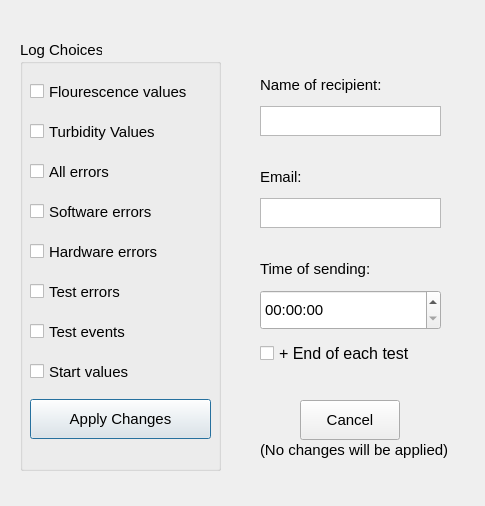
<?xml version="1.0" encoding="UTF-8"?>
<ui version="4.0">
 <class>logg_instillinger</class>
 <widget class="QDialog" name="logg_instillinger">
  <property name="geometry">
   <rect>
    <x>0</x>
    <y>0</y>
    <width>485</width>
    <height>506</height>
   </rect>
  </property>
  <property name="windowTitle">
   <string>Log Settings</string>
  </property>
  <widget class="QGroupBox" name="groupBox">
   <property name="geometry">
    <rect>
     <x>20</x>
     <y>40</y>
     <width>201</width>
     <height>431</height>
    </rect>
   </property>
   <property name="font">
    <font>
     <pointsize>11</pointsize>
    </font>
   </property>
   <property name="title">
    <string>Log Choices</string>
   </property>
   <widget class="QWidget" name="verticalLayoutWidget_2">
    <property name="geometry">
     <rect>
      <x>10</x>
      <y>30</y>
      <width>181</width>
      <height>381</height>
     </rect>
    </property>
    <layout class="QVBoxLayout" name="verticalLayout_2">
     <item>
      <widget class="QCheckBox" name="flur_valuesCheck">
       <property name="minimumSize">
        <size>
         <width>0</width>
         <height>25</height>
        </size>
       </property>
       <property name="text">
        <string>Flourescence values</string>
       </property>
      </widget>
     </item>
     <item>
      <widget class="QCheckBox" name="turb_valuesCheck">
       <property name="minimumSize">
        <size>
         <width>0</width>
         <height>25</height>
        </size>
       </property>
       <property name="text">
        <string>Turbidity Values</string>
       </property>
      </widget>
     </item>
     <item>
      <widget class="QCheckBox" name="all_errorsCheck">
       <property name="minimumSize">
        <size>
         <width>0</width>
         <height>25</height>
        </size>
       </property>
       <property name="text">
        <string>All errors</string>
       </property>
      </widget>
     </item>
     <item>
      <widget class="QCheckBox" name="error_softCheck">
       <property name="minimumSize">
        <size>
         <width>0</width>
         <height>25</height>
        </size>
       </property>
       <property name="text">
        <string>Software errors</string>
       </property>
      </widget>
     </item>
     <item>
      <widget class="QCheckBox" name="error_hardCheck">
       <property name="minimumSize">
        <size>
         <width>0</width>
         <height>25</height>
        </size>
       </property>
       <property name="text">
        <string>Hardware errors</string>
       </property>
      </widget>
     </item>
     <item>
      <widget class="QCheckBox" name="error_testCheck">
       <property name="minimumSize">
        <size>
         <width>0</width>
         <height>25</height>
        </size>
       </property>
       <property name="text">
        <string>Test errors</string>
       </property>
      </widget>
     </item>
     <item>
      <widget class="QCheckBox" name="error_eventCheck">
       <property name="minimumSize">
        <size>
         <width>0</width>
         <height>25</height>
        </size>
       </property>
       <property name="text">
        <string>Test events</string>
       </property>
      </widget>
     </item>
     <item>
      <widget class="QCheckBox" name="start_valuesCheck">
       <property name="minimumSize">
        <size>
         <width>0</width>
         <height>25</height>
        </size>
       </property>
       <property name="text">
        <string>Start values</string>
       </property>
      </widget>
     </item>
     <item>
      <widget class="QPushButton" name="apply_btn">
       <property name="minimumSize">
        <size>
         <width>0</width>
         <height>40</height>
        </size>
       </property>
       <property name="maximumSize">
        <size>
         <width>200</width>
         <height>16777215</height>
        </size>
       </property>
       <property name="text">
        <string>Apply Changes</string>
       </property>
      </widget>
     </item>
    </layout>
   </widget>
  </widget>
  <widget class="QWidget" name="verticalLayoutWidget">
   <property name="geometry">
    <rect>
     <x>260</x>
     <y>70</y>
     <width>181</width>
     <height>301</height>
    </rect>
   </property>
   <layout class="QVBoxLayout" name="verticalLayout" stretch="1,0,0,1,0,0,1,1,0">
    <item>
     <widget class="QLabel" name="label_2">
      <property name="maximumSize">
       <size>
        <width>16777215</width>
        <height>20</height>
       </size>
      </property>
      <property name="font">
       <font>
        <pointsize>11</pointsize>
       </font>
      </property>
      <property name="text">
       <string>Name of recipient:</string>
      </property>
     </widget>
    </item>
    <item>
     <widget class="QPlainTextEdit" name="rec_text">
      <property name="minimumSize">
       <size>
        <width>0</width>
        <height>20</height>
       </size>
      </property>
      <property name="maximumSize">
       <size>
        <width>16777215</width>
        <height>30</height>
       </size>
      </property>
     </widget>
    </item>
    <item>
     <spacer name="horizontalSpacer_2">
      <property name="orientation">
       <enum>Qt::Horizontal</enum>
      </property>
      <property name="sizeHint" stdset="0">
       <size>
        <width>40</width>
        <height>20</height>
       </size>
      </property>
     </spacer>
    </item>
    <item>
     <widget class="QLabel" name="label_3">
      <property name="maximumSize">
       <size>
        <width>16777215</width>
        <height>20</height>
       </size>
      </property>
      <property name="font">
       <font>
        <pointsize>11</pointsize>
       </font>
      </property>
      <property name="text">
       <string>Email:</string>
      </property>
     </widget>
    </item>
    <item>
     <widget class="QPlainTextEdit" name="mail_text_field">
      <property name="minimumSize">
       <size>
        <width>0</width>
        <height>20</height>
       </size>
      </property>
      <property name="maximumSize">
       <size>
        <width>16777215</width>
        <height>30</height>
       </size>
      </property>
      <property name="inputMethodHints">
       <set>Qt::ImhEmailCharactersOnly</set>
      </property>
     </widget>
    </item>
    <item>
     <spacer name="horizontalSpacer_3">
      <property name="orientation">
       <enum>Qt::Horizontal</enum>
      </property>
      <property name="sizeHint" stdset="0">
       <size>
        <width>40</width>
        <height>20</height>
       </size>
      </property>
     </spacer>
    </item>
    <item>
     <widget class="QLabel" name="label_4">
      <property name="maximumSize">
       <size>
        <width>16777215</width>
        <height>20</height>
       </size>
      </property>
      <property name="font">
       <font>
        <pointsize>11</pointsize>
       </font>
      </property>
      <property name="text">
       <string>Time of sending:</string>
      </property>
     </widget>
    </item>
    <item>
     <widget class="QTimeEdit" name="send_time">
      <property name="minimumSize">
       <size>
        <width>30</width>
        <height>40</height>
       </size>
      </property>
      <property name="font">
       <font>
        <pointsize>11</pointsize>
       </font>
      </property>
     </widget>
    </item>
    <item>
     <widget class="QCheckBox" name="checkBox_13">
      <property name="font">
       <font>
        <pointsize>12</pointsize>
       </font>
      </property>
      <property name="text">
       <string>+ End of each test</string>
      </property>
     </widget>
    </item>
   </layout>
  </widget>
  <widget class="QLabel" name="label_5">
   <property name="geometry">
    <rect>
     <x>260</x>
     <y>440</y>
     <width>191</width>
     <height>20</height>
    </rect>
   </property>
   <property name="maximumSize">
    <size>
     <width>16777215</width>
     <height>20</height>
    </size>
   </property>
   <property name="font">
    <font>
     <pointsize>11</pointsize>
    </font>
   </property>
   <property name="text">
    <string>(No changes will be applied)</string>
   </property>
  </widget>
  <widget class="QPushButton" name="cancel_btn">
   <property name="geometry">
    <rect>
     <x>300</x>
     <y>400</y>
     <width>100</width>
     <height>40</height>
    </rect>
   </property>
   <property name="minimumSize">
    <size>
     <width>100</width>
     <height>40</height>
    </size>
   </property>
   <property name="maximumSize">
    <size>
     <width>100</width>
     <height>16777215</height>
    </size>
   </property>
   <property name="font">
    <font>
     <pointsize>11</pointsize>
    </font>
   </property>
   <property name="text">
    <string>Cancel</string>
   </property>
  </widget>
 </widget>
 <resources/>
 <connections/>
</ui>
